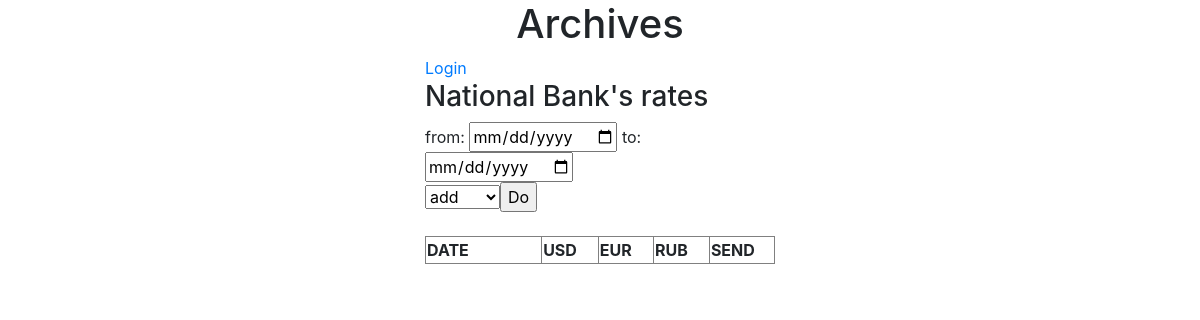
The page /archives/ on the database as committed earlier.
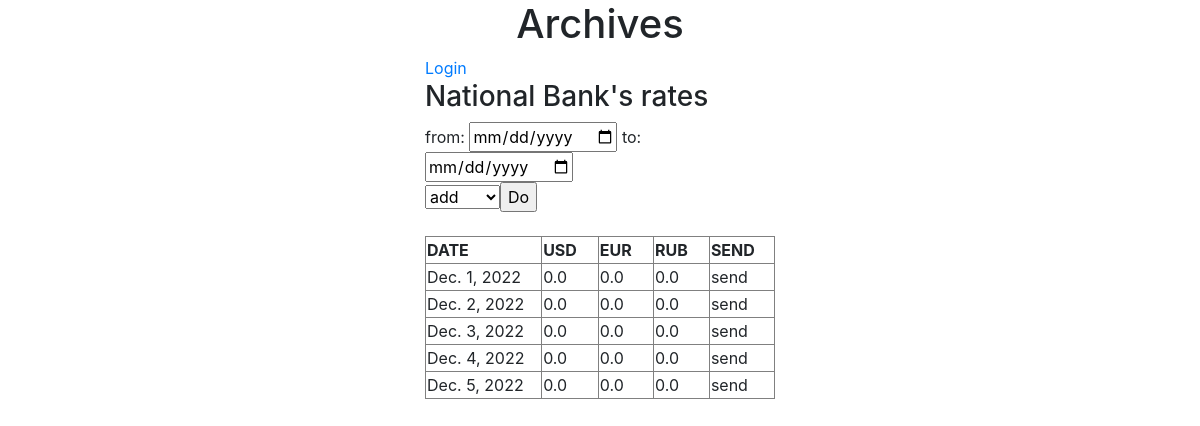
The same page on the database as committed later.
### archives/models.py (models this page shows)
class Archives(models.Model):
    dat = models.DateField()
    eur = models.FloatField(default=0, blank=True)
    usd = models.FloatField(default=0, blank=True)
    rub = models.FloatField(default=0, blank=True)

### archives/views.py (the view)
# urls.py: path("", views.index, name="index"),
def index(request):
    archives = Archives.objects.all().values()
    myarchives = sorted(archives, key=lambda e: e["dat"])
    template = loader.get_template("archives.html")
    context = {"myarchives": myarchives,}
    return HttpResponse(template.render(context, request))

### archives/templates/archives.html (shortened to what this page needs)
{% extends  'base.html' %}
{% block main%}
{% if user.is_authenticated %}
<p>Username :  <b>{{user.username}}</b>   <a href="logout/">Logout</a></p>
{% else %}
<a href="login/">Login</a>
{% endif %}
<h3>National Bank's rates</h3>
<form action="do/" method="post"  >
from:
<input name="sdat" type = "date">
to:
<input name="fdat" type = "date">
<br>
<select name ="doing">
  <option value="addrecord">add</option>
  <input type="submit" value="Do"
         onclick ="
         {% if not user.is_authenticated %}
         alert('You should get authenticated!')
         {% endif %}">
</select>
</form>
<br>
<table border="1">
<tr>
<td width="450"><b>DATE</b></td>
<td width="150"><b>USD</b></td>
<td width="150"><b>EUR</b></td>
<td width="150"><b>RUB</b></td>
<td width="150"><b>SEND</b></td>
</tr>
{% for x in myarchives %}
<tr>
<td>{{ x.dat }}</td>
<td>{{ x.usd }}</td>
<td>{{ x.eur }}</td>
<td>{{ x.rub }}</td>
<td><a {% if user.is_authenticated %} href="tel/{{ x.id }}"{% endif %}>send</a></td>
</tr>
{% endfor %}
</table>
{% endblock %}

Rows that differ between the two databases and show on the page:
added Archives: dat "Dec. 1, 2022", usd "0.0", eur "0.0", rub "0.0"
added Archives: dat "Dec. 2, 2022", usd "0.0", eur "0.0", rub "0.0"
added Archives: dat "Dec. 3, 2022", usd "0.0", eur "0.0", rub "0.0"
added Archives: dat "Dec. 4, 2022", usd "0.0", eur "0.0", rub "0.0"
added Archives: dat "Dec. 5, 2022", usd "0.0", eur "0.0", rub "0.0"
